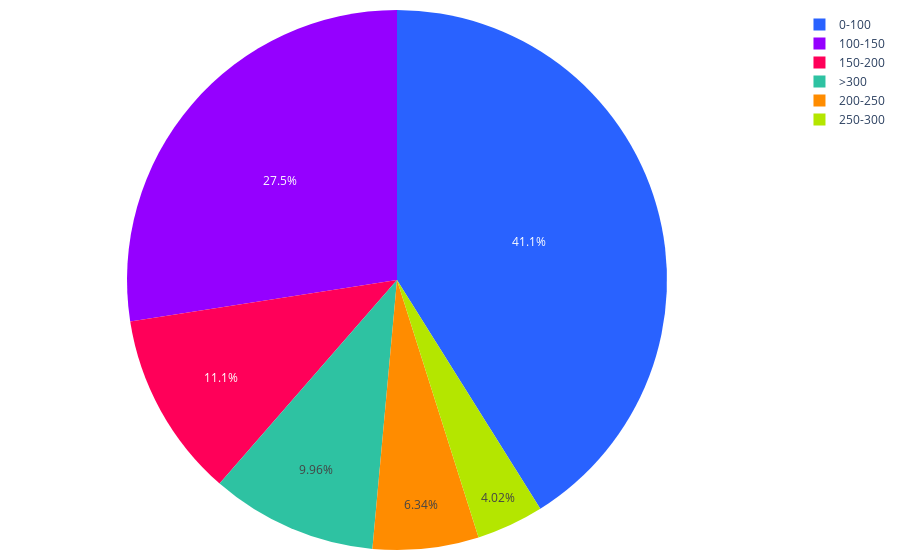

This figure's notebook cell:
### Code cell
colores = ['#2962ff', '#9500ff', '#ff0059', '#ff8c00', '#b4e600', '#2EC2A2','#F79CB9','#E50CB6','#4225CF']
orden_segmentos=["E", "D", "C", "B","A", "S", "L"]

def graficar_tabla(tabla):
    # Calcular el porcentaje de cada estacionamiento
    porcentajes = tabla.sum() / tabla.sum().sum()
    
    fig = go.Figure(data=[go.Pie(
        labels=tabla.columns,
        values=porcentajes,
        marker=dict(colors=colores[:len(tabla.columns)]),
    )])
    
    fig.update_layout(
        #title="Distribución de Estacionamientos",
        margin=dict(l=10, r=10, t=10, b=10),  # Ajusta los márgenes (left, right, top, bottom)
        plot_bgcolor='rgba(0,0,0,0)',  # Color de fondo del gráfico
    )
    
    fig.show()    
    return fig

def guardar_grafico_como_html(fig, nombre_archivo, carpeta='assets/graficas'):
    # Crear la carpeta si no existe
    if not os.path.exists(carpeta):
        os.makedirs(carpeta)
    
    # Configuración personalizada para la gráfica
    config = {
        'displaylogo': False,  # Ocultar el logo de Plotly
        'modeBarButtonsToRemove': [
            'toImage',       # Botón para guardar como imagen
            'select2d',      # Box select
            'lasso2d',       # Lasso select
            'resetScale2d',  # Reset Axes
        ]
    }

    # Guardar la gráfica como archivo HTML
    pio.write_html(fig, f'{carpeta}/{nombre_archivo}.html', config=config)
    #pio.write_html(fig, f'{carpeta}/{nombre_archivo}.png')

# Llamar a la función graficar_tabla con la tabla como argumento
data = {
    '0-100': [58,90,127,171,118,737,28],    
    '100-150': [13,16,14,31,56,668,90],    
    '150-200': [1,7,5,2,7,212,126],    
    '200-250': [1,2,4,12,0,61,125],    
    '250-300': [4,1,1,0,0,22,102],    
    '>300': [2,11,2,0,2,30,275],        
}
df = pd.DataFrame(data)
fig = graficar_tabla(df)
# Guardar la gráfica como archivo HTML
guardar_grafico_como_html(fig, 'g_pie_dist_m2_construidos', carpeta='assets/graficas')

### Figure 1 — Plotly figure (JSON) as saved in the notebook; plotly's stock layout.template omitted (floating-point values rounded to 4 significant figures)
{"data": [{"labels": ["0-100", "100-150", "150-200", "200-250", "250-300", ">300"], "marker": {"colors": ["#2962ff", "#9500ff", "#ff0059", "#ff8c00", "#b4e600", "#2EC2A2"]}, "type": "pie", "values": [0.4109, 0.2746, 0.1113, 0.06339, 0.0402, 0.09957]}], "layout": {"margin": {"b": 10, "l": 10, "r": 10, "t": 10}, "plot_bgcolor": "rgba(0,0,0,0)"}}
